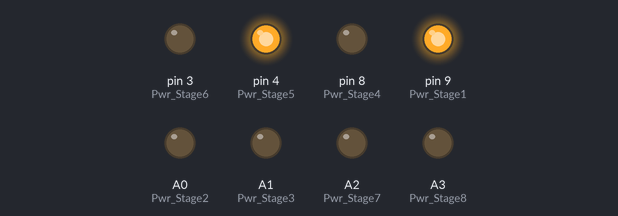
This sketch was run on a simulated Arduino Uno, built with avr-gcc and run on an emulated ATmega328P. Shown: output pins drawn as LEDs (lit = HIGH).

Above: at 0.1 s.
Timing chart, 0 to 1.6 s (numbered marks = the images above):
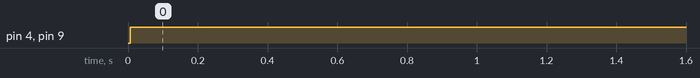

The sketch:

Codigo_Prueba_Completa.ino
```cpp
#include <Wire.h>

#define Pwr_Stage1  9   // Se le dio este roden para identificar fisicamente en la placa las secciones activadas
#define Pwr_Stage2  A0  // Sin embargo su cambio solo implica movimientos estructurales en el codigo
#define Pwr_Stage3  A1
#define Pwr_Stage4  8
#define Pwr_Stage5  4
#define Pwr_Stage6  3
#define Pwr_Stage7  A2
#define Pwr_Stage8  A3

float Volt_level[255];
int a;
int i=0;
float Volt_Comp;
float Volt_Prev = 5;
byte Vt = 32;
int Data_Value;
byte Volt_Chosen;
int Ch_Out[8];
word Stage_Out[8];
byte Comp = 1;

void setup() {

  Serial.begin(9600);
  Wire.begin(9);
  //Wire.onReceive(receiveEvent); // register event
  pinMode(Pwr_Stage1, OUTPUT);
  pinMode(Pwr_Stage2, OUTPUT);
  pinMode(Pwr_Stage3, OUTPUT);
  pinMode(Pwr_Stage4, OUTPUT);
  pinMode(Pwr_Stage5, OUTPUT);
  pinMode(Pwr_Stage6, OUTPUT);
  pinMode(Pwr_Stage7, OUTPUT);
  pinMode(Pwr_Stage8, OUTPUT);


}

void loop() {

    Wire.onReceive(receiveEvent); // register event
    Assignment_Out();
    Selection_Volt();
    Voltage_Compare(Vt);
    Matrix_Out(Volt_Chosen);
    Act_Out();
    Rst_DC();
}


void receiveEvent(int howMany) {
  while (0 < Wire.available()) { // loop through all but the last

   Vt = Wire.read(); // receive byte as a character
   delay(10);
  }
}

void Selection_Volt()
{
  Volt_level[1] = 49.44;
  Volt_level[2] = 47.72;
  Volt_level[4] = 45.81;
  Volt_level[8] = 43.66;
  Volt_level[16] = 41.24;
  Volt_level[32] = 38.49;
  Volt_level[3] = 35.72;
  Volt_level[5] = 34.74;
  Volt_level[6] = 33.99;
  Volt_level[9] = 33.61;
  Volt_level[10] = 32.92;
  Volt_level[17] = 32.30;
  Volt_level[18] = 31.67;
  Volt_level[20] = 30.94;
  Volt_level[34] = 30.19;
  Volt_level[36] = 29.54;
  Volt_level[40] = 28.78;
  Volt_level[7] = 28.06;
  Volt_level[11] = 27.40;
  Volt_level[13] = 26.89;
  Volt_level[14] = 26.49;
  Volt_level[21] = 26.13;
  Volt_level[22] = 25.76;
  Volt_level[37] = 25.22;
  Volt_level[38] = 24.88;
  Volt_level[65] = 24.29;
  Volt_level[50] = 23.81;
  Volt_level[72] = 23.21;
  Volt_level[80] = 22.70;
  Volt_level[27] = 22.26;
  Volt_level[30] = 21.74;
  Volt_level[46] = 21.18;
  Volt_level[57] = 20.68;
  Volt_level[82] = 20.24;
  Volt_level[31] = 19.71;
  Volt_level[47] = 19.29;
  Volt_level[59] = 18.75;
  Volt_level[86] = 18.25;
  Volt_level[106] = 17.72;
  Volt_level[79] = 17.21;
  Volt_level[93] = 16.71;
  Volt_level[118] = 16.17;
  Volt_level[95] = 15.66;
  Volt_level[123] = 15.19;
  Volt_level[126] = 15.03;
  Volt_level[127] = 14.34;
  Volt_level[255] = 12.43;
}

void Assignment_Out()
{
  Stage_Out[0] = Pwr_Stage1;
  Stage_Out[1] = Pwr_Stage2;
  Stage_Out[2] = Pwr_Stage3;
  Stage_Out[3] = Pwr_Stage4;
  Stage_Out[4] = Pwr_Stage5;
  Stage_Out[5] = Pwr_Stage6;
  Stage_Out[6] = Pwr_Stage7;
  Stage_Out[7] = Pwr_Stage8;
}

void Voltage_Compare(int Volt_Ref)
{
  for (int i=0; i <= 255; i++){
    Volt_Comp = abs(Volt_Ref - Volt_level[i]);
    if(Volt_Comp <= Volt_Prev)
    {
      Volt_Prev = Volt_Comp;
      Volt_Chosen = i;
    }
  }
}

void Matrix_Out (byte Selection_Out)
{
  for (int j=0; j <= 7; j++){
    Ch_Out[j] = (Selection_Out >> j)&(Comp);
  }
}

void Act_Out()
{
  if(Ch_Out[0] == 1)
  {
    digitalWrite(Pwr_Stage1, HIGH);
  }
  else if(Ch_Out[0] == 0)
  {
    digitalWrite(Pwr_Stage1, LOW);
  }
  if(Ch_Out[1] == 1)
  {
    digitalWrite(Pwr_Stage2, HIGH);
  }
  else if(Ch_Out[1] == 0)
  {
    digitalWrite(Pwr_Stage2, LOW);
  }
  if(Ch_Out[2] == 1)
  {
    digitalWrite(Pwr_Stage3, HIGH);
  }
  else if(Ch_Out[2] == 0)
  {
    digitalWrite(Pwr_Stage3, LOW);
  }
  if(Ch_Out[3] == 1)
  {
    digitalWrite(Pwr_Stage4, HIGH);
  }
  else if(Ch_Out[3] == 0)
  {
    digitalWrite(Pwr_Stage4, LOW);
  }
  if(Ch_Out[4] == 1)
  {
    digitalWrite(Pwr_Stage5, HIGH);
  }
  else if(Ch_Out[4] == 0)
  {
    digitalWrite(Pwr_Stage5, LOW);
  }
  if(Ch_Out[5] == 1)
  {
    digitalWrite(Pwr_Stage6, HIGH);
  }
  else if(Ch_Out[5] == 0)
  {
    digitalWrite(Pwr_Stage6, LOW);
  }
  if(Ch_Out[6] == 1)
  {
    digitalWrite(Pwr_Stage7, HIGH);
  }
  else if(Ch_Out[6] == 0)
  {
    digitalWrite(Pwr_Stage7, LOW);
  }
  if(Ch_Out[7] == 1)
  {
    digitalWrite(Pwr_Stage8, HIGH);
  }
  else if(Ch_Out[7] == 0)
  {
    digitalWrite(Pwr_Stage8, LOW);
  }
}


void Rst_DC ()
{
  Volt_Prev = 5;
  Volt_Comp = 20;
  i=0;
}
```

Measured:
- by itself, pin 4 (Pwr_Stage5), pin 9 (Pwr_Stage1): LOW → HIGH at 0.01 s
